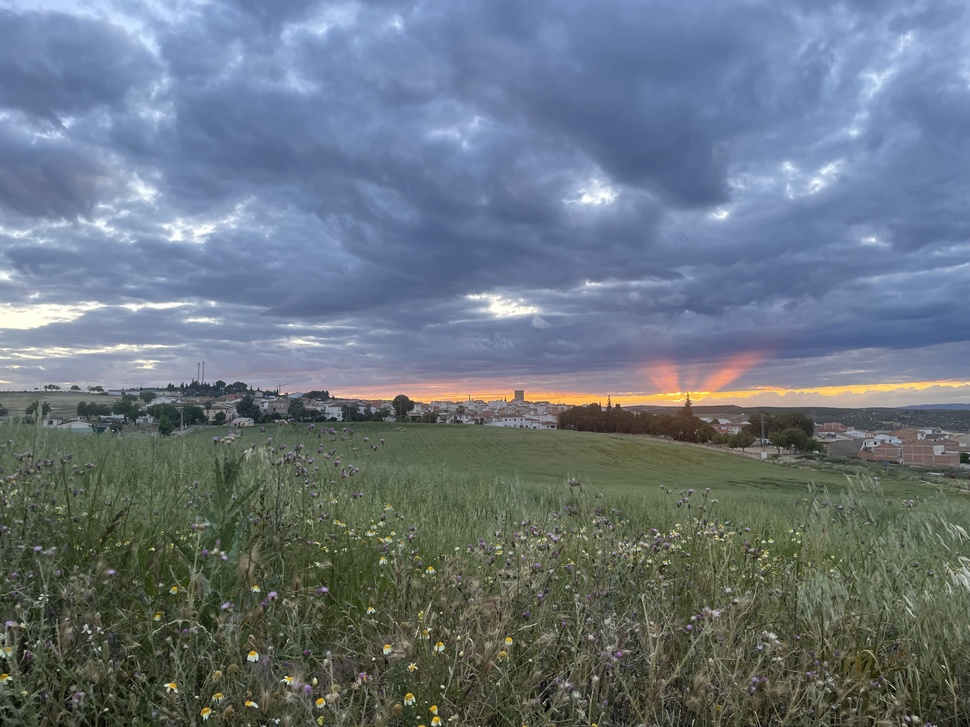
#> input picture ejercicioscapitulo6/imagen.jpg, 970 x 727 px, shrunk from 4032 x 3024 before the run
$ python umbral_color_hsv.py
#> lines starting #> are read from the running program, lines starting #| are printed output that depends on the picture; after the words box and inside, x2 and y2 are one past the last pixel; in counts of white or black regions, pixels touching at a corner belong together
#umbral_color_hsv.py
import cv2
import matplotlib.pyplot as plt
import numpy as np

img = cv2.imread('imagen.jpg')
#> img is the input picture: shape (727, 970, 3); mean B, G, R 127.4, 117, 105.8

# Convertir a espacio de color HSV
hsv = cv2.cvtColor(img, cv2.COLOR_BGR2HSV)
#> hsv: shape (727, 970, 3); mean H, S, V 78, 72, 137.4

# Definir el rango para detectar color azul
# Los valores HSV en OpenCV van: H(0-179), S(0-255), V(0-255)
bajo = np.array([100, 50, 50])
alto = np.array([130, 255, 255])

# Crear la máscara (los píxeles en rango serán blancos, el resto negros)
mask = cv2.inRange(hsv, bajo, alto)
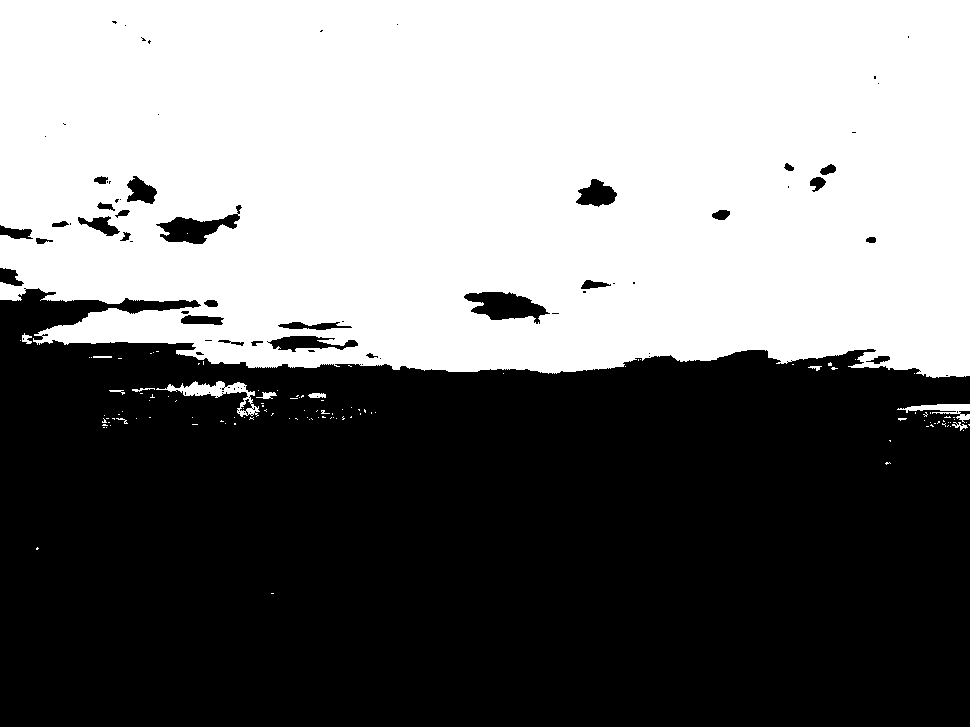
#> mask: shape (727, 970); 48.2% white; 119 white regions (107 under 20 px), largest, box (x1, y1, x2, y2) and area: (0, 0, 970, 378) 337855, (156, 381, 260, 417) 972, (897, 404, 970, 423) 511

fig, (ax1, ax2) = plt.subplots(1, 2, figsize=(14, 7))

ax1.imshow(cv2.cvtColor(img, cv2.COLOR_BGR2RGB))
ax1.set_title('Imagen Original (Color)')
ax1.axis('off')

ax2.imshow(mask, cmap='gray')
ax2.set_title('Máscara: Color Azul Detectado')
ax2.axis('off')

plt.tight_layout()
plt.show()
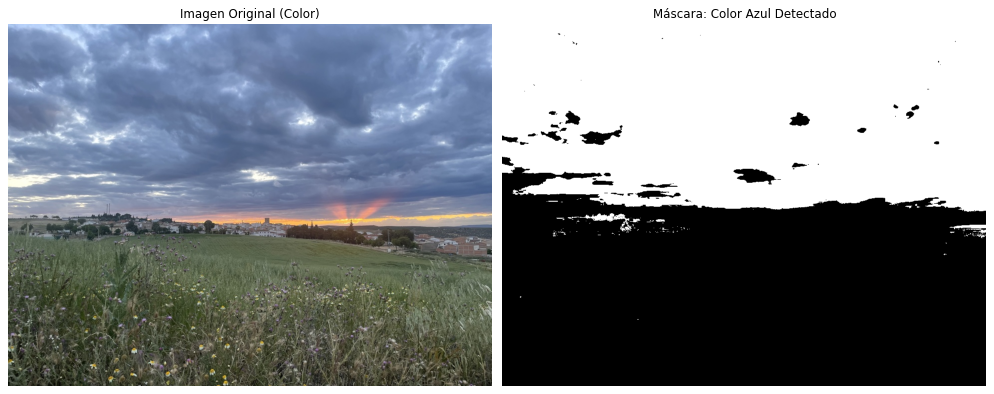
#> figure drawn by matplotlib, 2 panels
